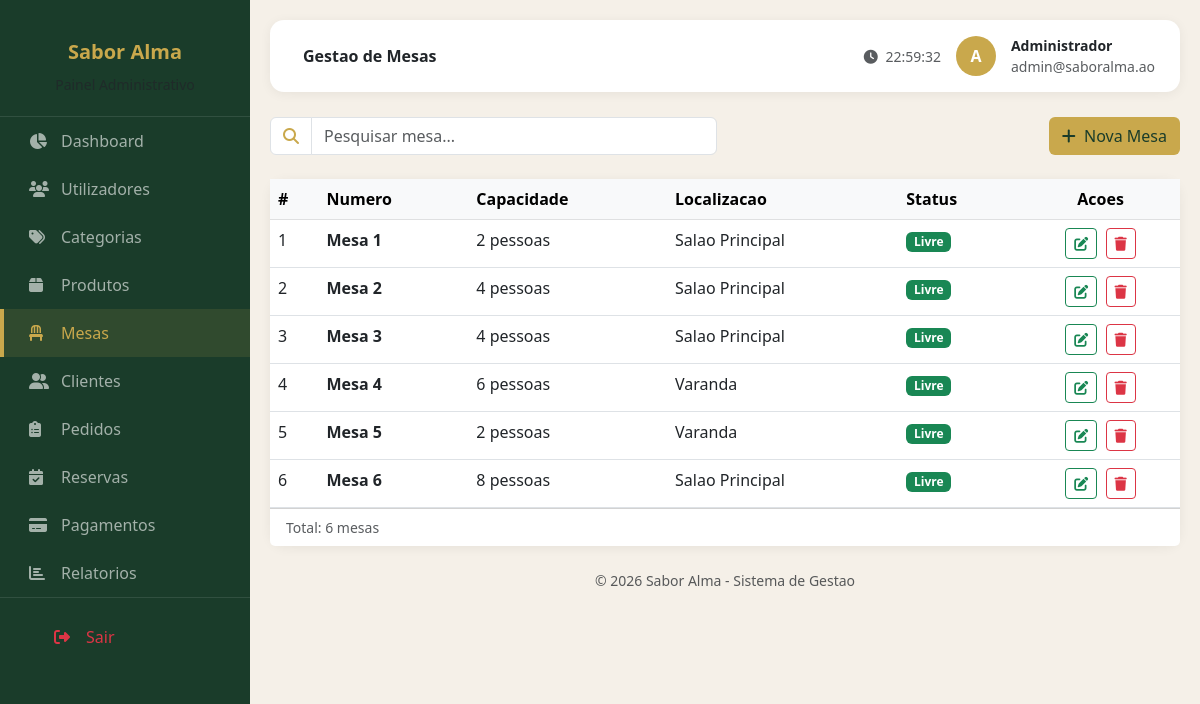
The page /views/admin/mesas.php (signed in) on the database its author committed.
### tables this page shows
CREATE TABLE mesas (
    id INT AUTO_INCREMENT PRIMARY KEY,
    numero INT NOT NULL UNIQUE,
    capacidade INT NOT NULL,
    localizacao VARCHAR(60),
    estado ENUM('Livre', 'Ocupada', 'Reservada') NOT NULL DEFAULT 'Livre'
);

### config/Sessao.php (called while the page is built, shortened)
<?php
class Sessao
{
    public static function utilizadorAtual(): ?array
    {
        return $_SESSION['utilizador'] ?? null;
    }
    public static function exigirPerfil(string ...$perfis): array
    {
        $utilizador = self::utilizadorAtual();
        return $utilizador;
    }
}

### config/Database.php (called while the page is built, shortened)
<?php
class Database
{
    private static ?PDO $conexao = null;
    public static function getConexao(): PDO
    {
        if (self::$conexao === null) {
            $config = require __DIR__ . '/config.php';
            $dsn = "mysql:host={$config['host']};dbname={$config['nome']};charset={$config['charset']}";
            self::$conexao = new PDO($dsn, $config['utilizador'], $config['senha'], [
                PDO::ATTR_ERRMODE => PDO::ERRMODE_EXCEPTION,
                PDO::ATTR_DEFAULT_FETCH_MODE => PDO::FETCH_ASSOC,
                PDO::ATTR_EMULATE_PREPARES => false,
            ]);
        }
        return self::$conexao;
    }
}

### models/Model.php (called while the page is built, shortened)
<?php
abstract class Model
{
    public function __construct()
    {
        $this->pdo = Database::getConexao();
    }
}

### models/MesaModel.php (called while the page is built, shortened)
<?php
require_once __DIR__ . '/Model.php';
class MesaModel extends Model
{
    public function todos(): array
    {
        return $this->pdo->query('SELECT * FROM mesas ORDER BY numero')->fetchAll();
    }
}

### views/admin/mesas.php (the view, shortened to what this page needs)
<?php
$utilizadorLogado = Sessao::exigirPerfil("Administrador", "Operador");
$mesaModel = new MesaModel();
$lista = $mesaModel->todos();
?>
<!DOCTYPE html>
<html lang="pt">
<head>
    <link href="https://cdn.jsdelivr.net/npm/bootstrap@5.3.0/dist/css/bootstrap.min.css" rel="stylesheet">
    <link rel="stylesheet" href="https://cdnjs.cloudflare.com/ajax/libs/font-awesome/6.4.0/css/all.min.css">
    <link rel="stylesheet" href="../../assets/css/admin.css">
</head>
<body>
    <div class="sidebar" id="sidebar">
        <div class="logo">
            <h5 style="color: #c9a84c;">Sabor Alma</h5>
            <small class="text-muted">Painel Administrativo</small>
        </div>
        <nav>
            <a href="dashboard.php" class="menu-item"><i class="fas fa-chart-pie"></i> Dashboard</a>
            <a href="utilizadores.php" class="menu-item"><i class="fas fa-users"></i> Utilizadores</a>
            <a href="categorias.php" class="menu-item"><i class="fas fa-tags"></i> Categorias</a>
            <a href="produtos.php" class="menu-item"><i class="fas fa-box"></i> Produtos</a>
            <a href="mesas.php" class="menu-item active"><i class="fas fa-chair"></i> Mesas</a>
            <a href="clientes.php" class="menu-item"><i class="fas fa-user-friends"></i> Clientes</a>
            <a href="pedidos.php" class="menu-item"><i class="fas fa-clipboard-list"></i> Pedidos</a>
            <a href="reservas.php" class="menu-item"><i class="fas fa-calendar-check"></i> Reservas</a>
            <a href="pagamentos.php" class="menu-item"><i class="fas fa-credit-card"></i> Pagamentos</a>
            <a href="relatorios.php" class="menu-item"><i class="fas fa-chart-bar"></i> Relatorios</a>
        </nav>
        <div style="border-top: 1px solid rgba(255,255,255,0.1); padding: 15px 25px;">
            <a href="../cliente/login.php" class="menu-item text-danger" onclick="logout()">
                <i class="fas fa-sign-out-alt"></i> Sair
            </a>
        </div>
    </div>
    <div class="main-content">
        <div class="top-navbar">
            <div>
                <span class="fw-semibold ms-2">Gestao de Mesas</span>
            </div>
            <div class="user-info">
                <span class="text-muted small d-none d-md-inline">
                    <i class="fas fa-clock me-1"></i> <span id="relogio"></span>
                </span>
                <div class="avatar"><?= htmlspecialchars(strtoupper(substr($utilizadorLogado['nome'], 0, 1))) ?></div>
                <div class="d-none d-sm-block">
                    <div class="fw-semibold small"><?= htmlspecialchars($utilizadorLogado['nome']) ?></div>
                    <div class="text-muted small"><?= htmlspecialchars($utilizadorLogado['email']) ?></div>
                </div>
            </div>
        </div>
        <div class="row g-3 mb-4">
            <div class="col-md-6">
                <div class="input-group">
                    <span class="input-group-text bg-white"><i class="fas fa-search" style="color: #c9a84c;"></i></span>
                    <input type="text" class="form-control" id="pesquisaMesa" placeholder="Pesquisar mesa..." onkeyup="filtrarMesas()">
                </div>
            </div>
            <div class="col-md-6 text-md-end">
                <button class="btn" style="background: #c9a84c; color: #1a3c2a;" onclick="abrirModalMesa()">
                    <i class="fas fa-plus me-1"></i> Nova Mesa
                </button>
            </div>
        </div>
        <div class="card card-dashboard p-0">
            <div class="table-responsive">
                <table class="table table-hover mb-0">
                    <thead class="table-light">
                        <tr>
                            <th>#</th>
                            <th>Numero</th>
                            <th>Capacidade</th>
                            <th>Localizacao</th>
                            <th>Status</th>
                            <th class="text-center">Acoes</th>
                        </tr>
                    </thead>
                    <tbody id="tabelaMesas">
                        <?php foreach ($lista as $i => $m): ?>
                            <tr>
                                <td><?= $i + 1 ?></td>
                                <td><strong>Mesa <?= $m['numero'] ?></strong></td>
                                <td><?= $m['capacidade'] ?> pessoas</td>
                                <td><?= htmlspecialchars($m['localizacao'] ?: '-') ?></td>
                                <td>
                                    <?php $corEstado = ['Livre' => 'success', 'Ocupada' => 'danger', 'Reservada' => 'warning']; ?>
                                    <span class="badge bg-<?= $corEstado[$m['estado']] ?? 'secondary' ?>"><?= htmlspecialchars($m['estado']) ?></span>
                                </td>
                                <td class="text-center">
                                    <button type="button" class="btn btn-sm btn-outline-success me-1"
                                        onclick="editarMesa(this)"
                                        data-id="<?= $m['id'] ?>"
                                        data-numero="<?= $m['numero'] ?>"
                                        data-capacidade="<?= $m['capacidade'] ?>"
                                        data-localizacao="<?= htmlspecialchars($m['localizacao'] ?? '') ?>"
                                        data-estado="<?= htmlspecialchars($m['estado']) ?>">
                                        <i class="fas fa-edit"></i>
                                    </button>
                                    <button type="button" class="btn btn-sm btn-outline-danger" onclick="eliminarMesa(<?= $m['id'] ?>)">
                                        <i class="fas fa-trash"></i>
                                    </button>
                                </td>
                            </tr>
                        <?php endforeach; ?>
                    </tbody>
                </table>
            </div>
            <div class="card-footer bg-white d-flex justify-content-between">
                <span class="text-muted small" id="totalMesas">Total: <?= count($lista) ?> mesas</span>
            </div>
        </div>
        <footer class="text-center text-muted small mt-4">&copy; 2026 Sabor Alma - Sistema de Gestao</footer>
    </div>
</body>
</html>

### assets/css/admin.css (style rules this page uses)
:root { --verde-escuro: #1a3c2a; --dourado: #c9a84c; --creme: #f5f0e8; }
* { margin: 0; padding: 0; box-sizing: border-box; }
body { font-family: 'Segoe UI', Tahoma, Geneva, Verdana, sans-serif; background: var(--creme); }
.sidebar { position: fixed; top: 0; left: 0; height: 100vh; width: 250px; background: var(--verde-escuro); padding: 20px 0; overflow-y: auto; z-index: 1000; transition: transform 0.3s ease; }
.sidebar .logo { text-align: center; padding: 20px; border-bottom: 1px solid rgba(255,255,255,0.1); }
.sidebar .logo h5 { color: var(--dourado); font-weight: 700; }
.sidebar .logo small { color: rgba(255,255,255,0.5); }
.sidebar .menu-item { display: flex; align-items: center; padding: 12px 25px; color: rgba(255,255,255,0.6); text-decoration: none; gap: 12px; transition: all 0.3s; border-left: 4px solid transparent; }
.sidebar .menu-item.active { background: rgba(201, 168, 76, 0.12); color: var(--dourado); border-left-color: var(--dourado); }
.sidebar .menu-item i { width: 20px; }
.sidebar .menu-item.text-danger { color: #dc3545 !important; }
.main-content { margin-left: 250px; padding: 20px; min-height: 100vh; transition: margin-left 0.3s ease; }
.top-navbar { background: white; padding: 15px 25px; border-radius: 14px; box-shadow: 0 2px 12px rgba(0,0,0,0.06); display: flex; justify-content: space-between; align-items: center; margin-bottom: 25px; }
.top-navbar .user-info { display: flex; align-items: center; gap: 15px; }
.top-navbar .avatar { width: 40px; height: 40px; border-radius: 50%; background: var(--dourado); color: white; display: flex; align-items: center; justify-content: center; font-weight: 700; }
.card-dashboard { border: none; border-radius: 16px; box-shadow: 0 2px 12px rgba(0,0,0,0.06); background: white; transition: all 0.3s; }

### rows shown on the page
mesas: numero "1", capacidade "2", localizacao "Salao Principal", estado "Livre"
mesas: numero "2", capacidade "4", localizacao "Salao Principal", estado "Livre"
mesas: numero "3", capacidade "4", localizacao "Salao Principal", estado "Livre"
mesas: numero "4", capacidade "6", localizacao "Varanda", estado "Livre"
mesas: numero "5", capacidade "2", localizacao "Varanda", estado "Livre"
mesas: numero "6", capacidade "8", localizacao "Salao Principal", estado "Livre"

### other values the page prints
substr($utilizadorLogado['nome'], 0, 1) "A"
$utilizadorLogado['nome'] "Administrador"
$utilizadorLogado['email'] "admin@saboralma.ao"
count($lista) "6"
